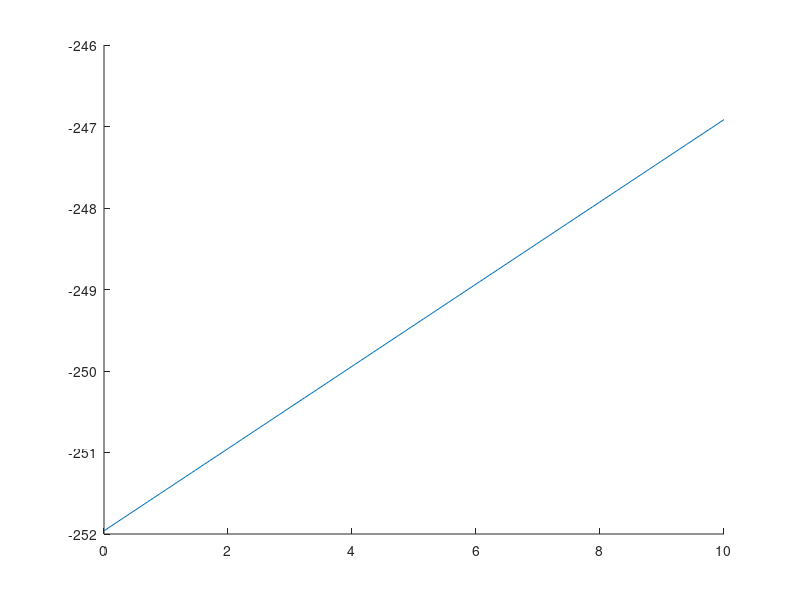

Write MATLAB code to recreate this figure.
%% MODELO CONTROL
% Constante proporcional motor1
P1 = 1;
% Constante proporcional motor2
P2 = 1;

%% MODELO MOTORES

% Modelo motor DC054B–2%
% VA = 24V
Va = 24; % V
Ra = 1.73; % Ohms
La = 2.5; % mH
Kt = 0.0551; % Constante de torque (N m)/A
b = 1.1E-05; % (N m) / (rad/s)
J = 1.6E-05; % kg*m^2
Kb = 0.0551; % V/(rad/s)
TL = 0;


%% Caracterización
A = [2.03034366646370,338.129178581801];
B = [1.20000573358804,170.780488526573];

x = linspace(0,10);
m = (B(2)-B(1))/(A(2)-A(1));
n = B(2)*m - A(2);
y = m*x + n;

line(x,y)
hold on